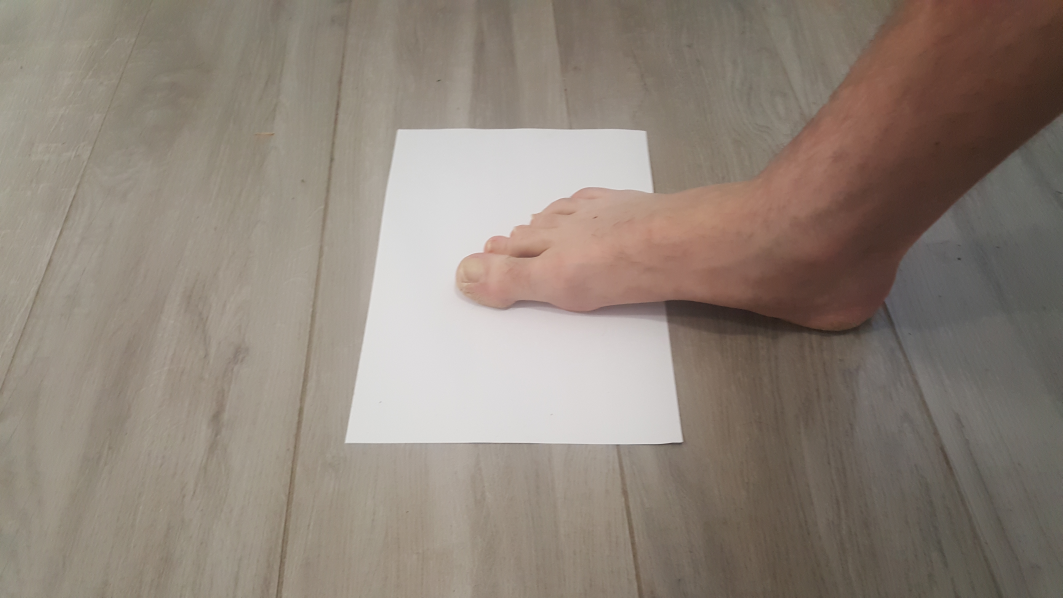
#> input picture resources/images/20200526_121130.jpg, 5312 x 2988 px (shown at 1/5 size); its folder holds only this picture in this run
$ python -i main.py   (imports and definitions only)
#> lines starting #> are read from the running program, lines starting #| are printed output that depends on the picture
#> further down, picture is the input picture: shape (2988, 5312, 3); mean B, G, R 121, 131.3, 142.8
import glob
import os

import cv2 as cv
import numpy as np


class Contour:
    # [8 lines left out: function __init__, not called in this run]

    def better_than(self, other):
        return self.area > 0 and self.area > other.area


# [6 lines left out: function to_cv_value, not called in this run]


def change_brightness(image, value=30):
#> called with value = 30
    hsv = cv.cvtColor(image, cv.COLOR_BGR2HSV)
#> hsv: shape (2988, 5312, 3); mean H, S, V 22.1, 42.9, 142.8
    h, s, v = cv.split(hsv)
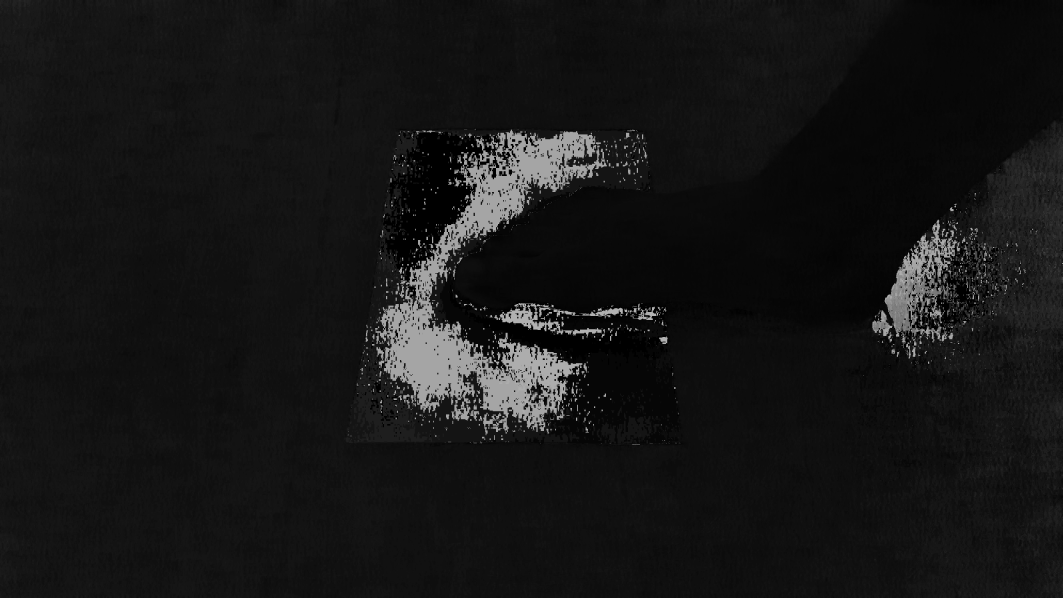
#> h: shape (2988, 5312) (shown at 1/5 size); min 0, max 179, mean 22.1
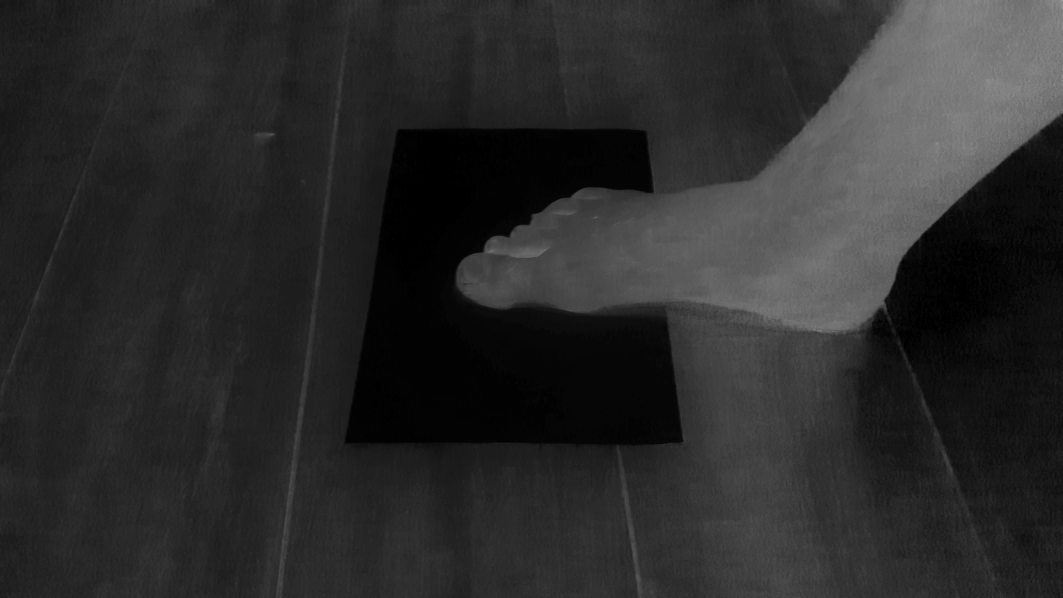
#> s: shape (2988, 5312) (shown at 1/5 size); min 0, max 193, mean 42.9
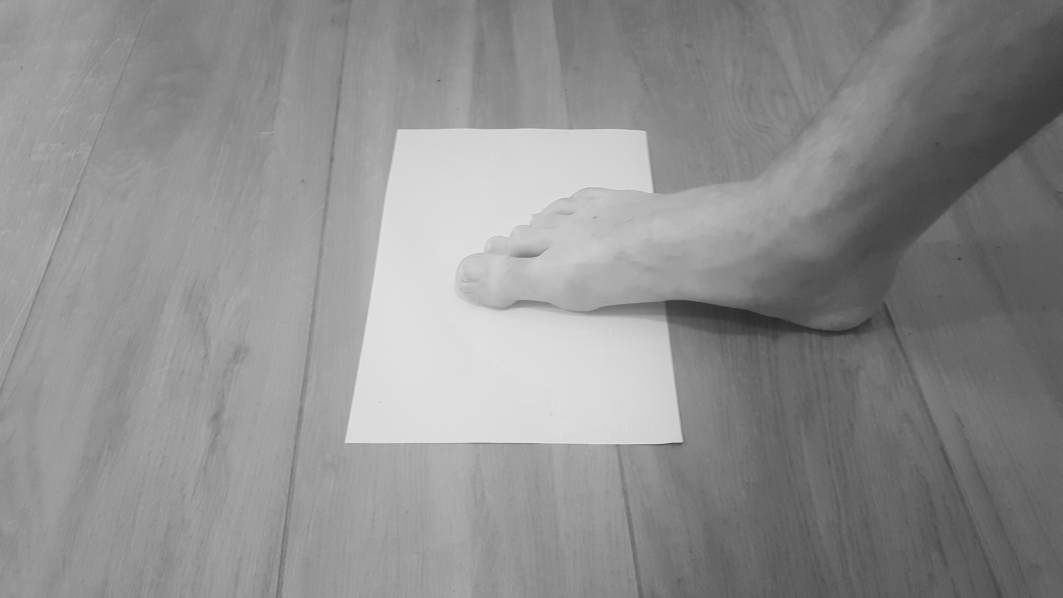
#> v: shape (2988, 5312) (shown at 1/5 size); min 15, max 243, mean 142.8
    v = cv.add(v, value)
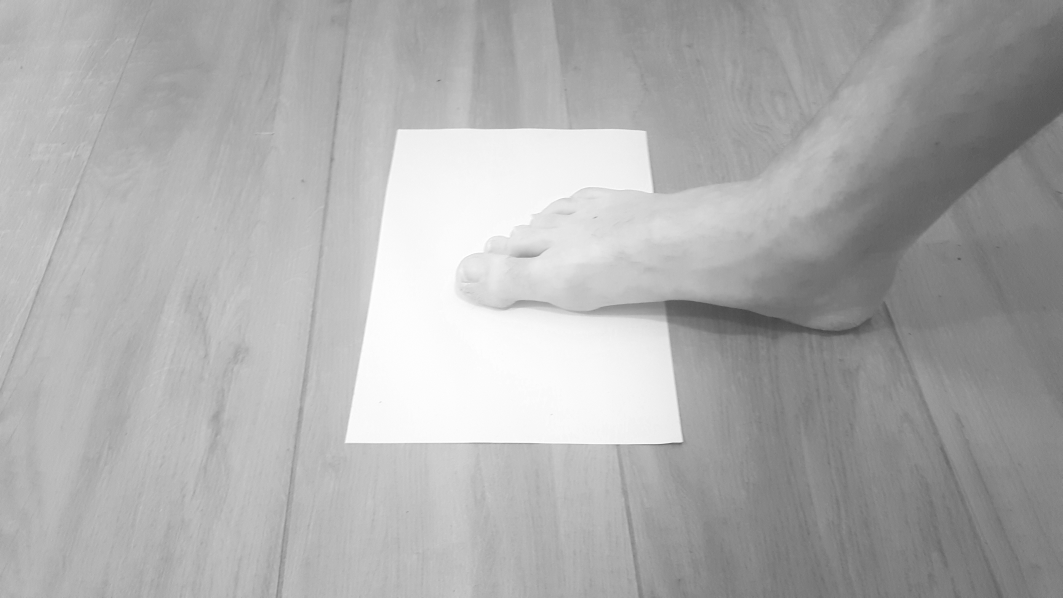
#> v: shape (2988, 5312) (shown at 1/5 size); min 45, max 255, mean 172.8
    v[v > 255] = 255
    v[v < 0] = 0
    final_hsv = cv.merge((h, s, v))
#> final_hsv: shape (2988, 5312, 3); mean H, S, V 22.1, 42.9, 172.8
    return cv.cvtColor(final_hsv, cv.COLOR_HSV2BGR)
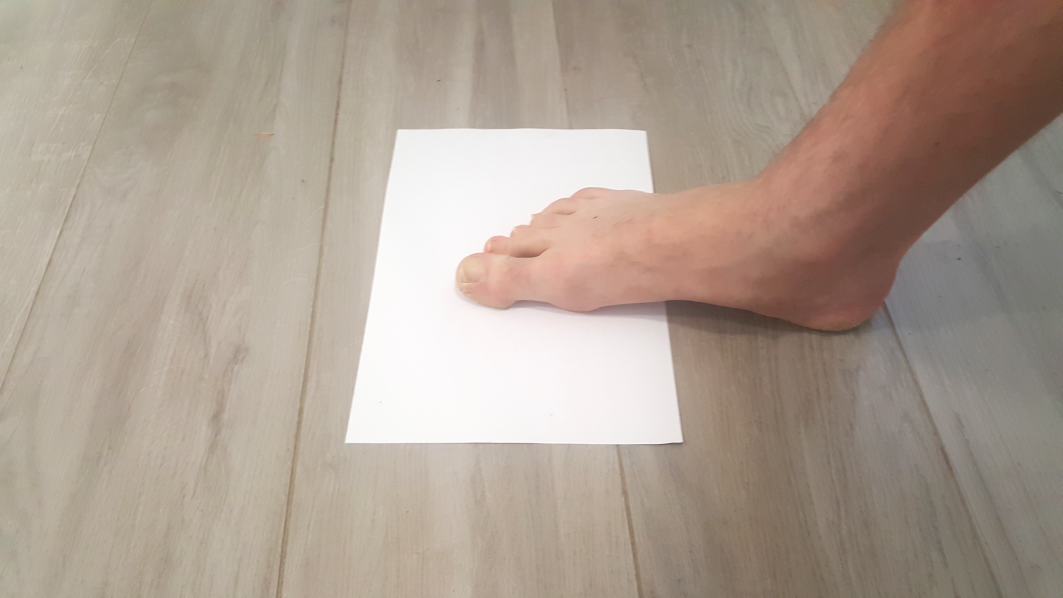
#> returned value: shape (2988, 5312, 3) (shown at 1/5 size); mean B, G, R 145.5, 158.1, 172.8


# [12 lines left out: functions show_image, load_image, not called in this run]


class EdgeDetector:

    # [46 lines left out: functions __init__, display_settings, not called in this run]
        # cv.createTrackbar("erode k size", self.settings_win, self.erode_kernel_size, 255, self.update_erode_k_size)

    def update_brightness(self, b):
        self.brightness = b

    def update_threshold(self, threshold):
        self.threshold = threshold

    def update_blur_k_size(self, k_size):
        if k_size % 2 == 1:
            self.blur_kernel_size = k_size

    def update_erode_k_size(self, k_size):
        self.erode_kernel_size = k_size

    def update_canny_lower(self, canny):
        self.canny_lower = canny

    def update_canny_upper(self, canny):
        self.canny_upper = canny

    def update_b(self, b):
        self.b = b

    def update_g(self, g):
        self.g = g

    def update_r(self, r):
        self.r = r

    def update_h_l(self, h):
        self.h = h

    def update_s_l(self, s):
        self.s = s

    def update_v_l(self, v):
        self.v = v

    def update_h_u(self, h):
        self.h_u = h

    def update_s_u(self, s):
        self.s_u = s

    def update_v_u(self, v):
        self.v_u = v

    # [97 lines left out: functions run, mask_out_paper, hsv_mask, original_mask, bitwise_mask, contours and 2 more, not called in this run]


# [4 lines not run here, left out]

>>> import cv2
>>> picture = cv2.imread('resources/images/20200526_121130.jpg')
>>> result = change_brightness(picture)

$ run again, on resources/images/20200526_121157.jpg
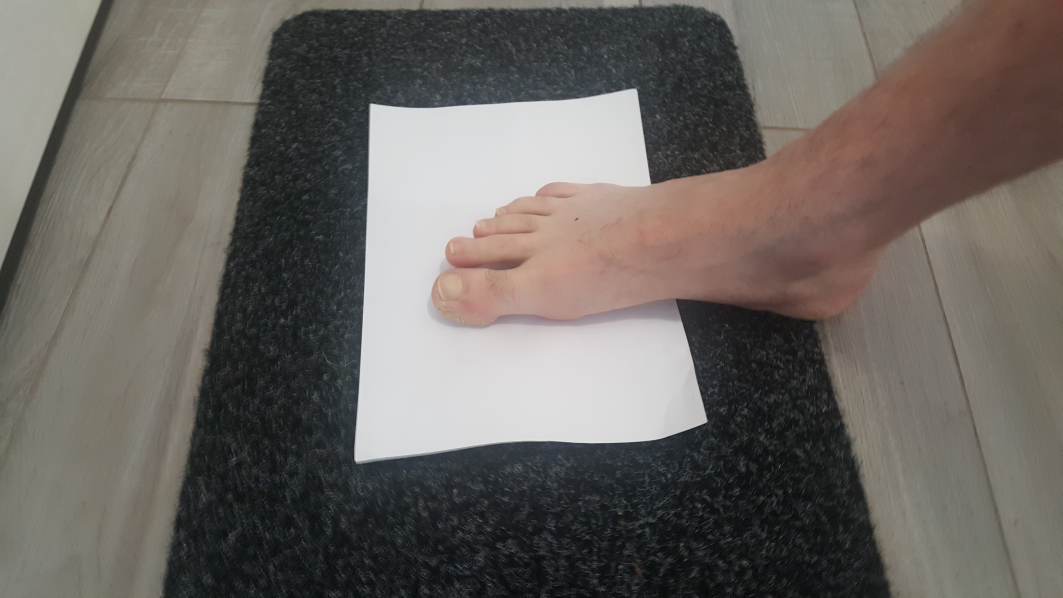
#> input picture resources/images/20200526_121157.jpg, 5312 x 2988 px (shown at 1/5 size)
#> picture is the input picture: shape (2988, 5312, 3); mean B, G, R 97.4, 102.2, 107.5
#> hsv: shape (2988, 5312, 3); mean H, S, V 53.1, 35.3, 109.5
#> in change_brightness, `h, s, v = cv.split(hsv)`:
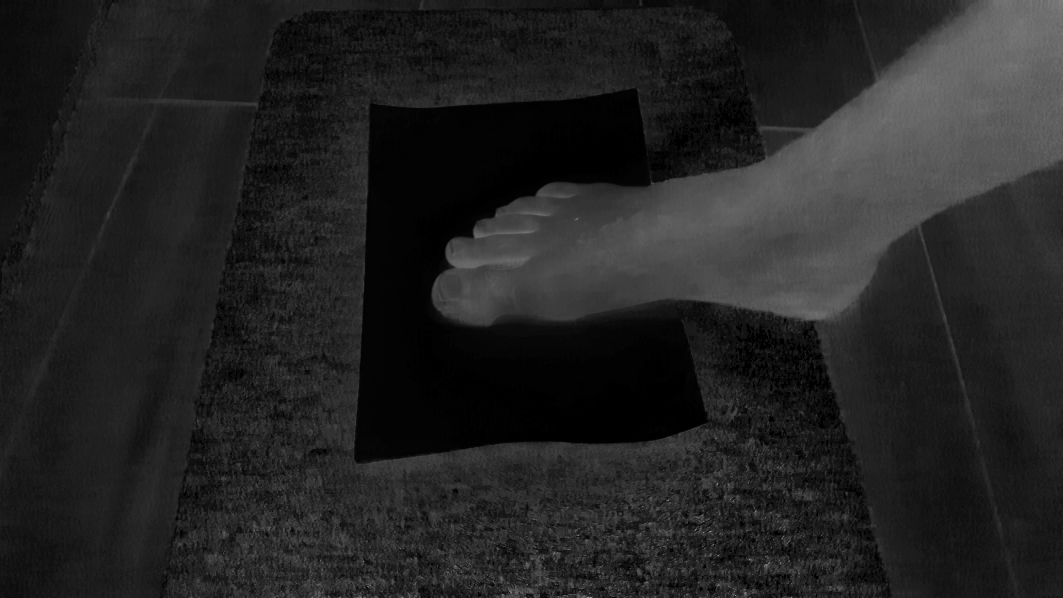
#> s: shape (2988, 5312) (shown at 1/5 size); min 0, max 255, mean 35.3
#> final_hsv: shape (2988, 5312, 3); mean H, S, V 53.1, 35.3, 139.5
#> in change_brightness, `return cv.cvtColor(final_hsv, cv.COLOR_HSV2BGR)`:
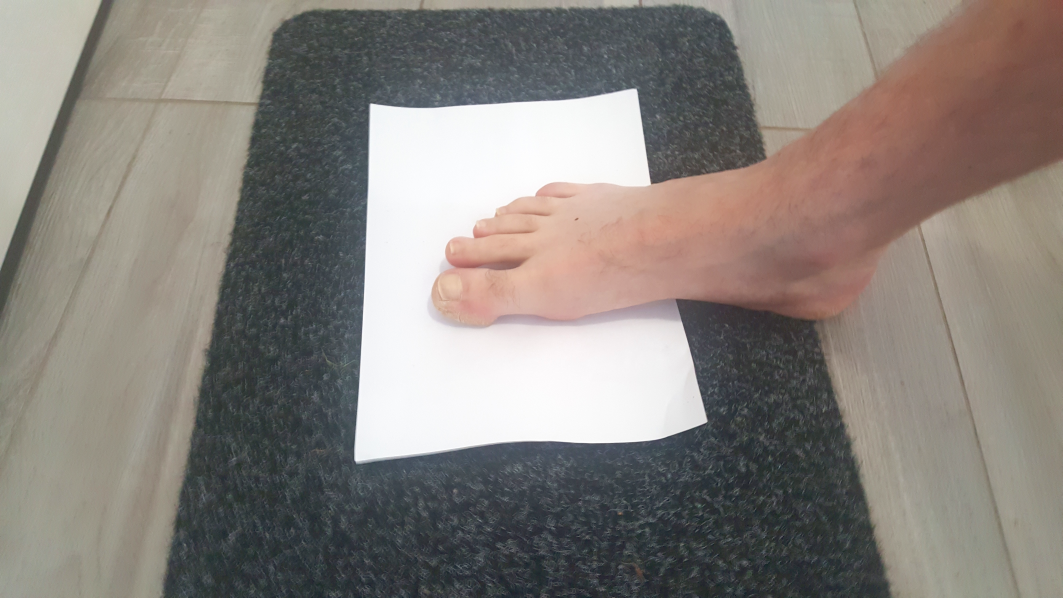
#> returned value: shape (2988, 5312, 3) (shown at 1/5 size); mean B, G, R 124.2, 129.9, 136

$ run again, on resources/images/20200526_121222.jpg
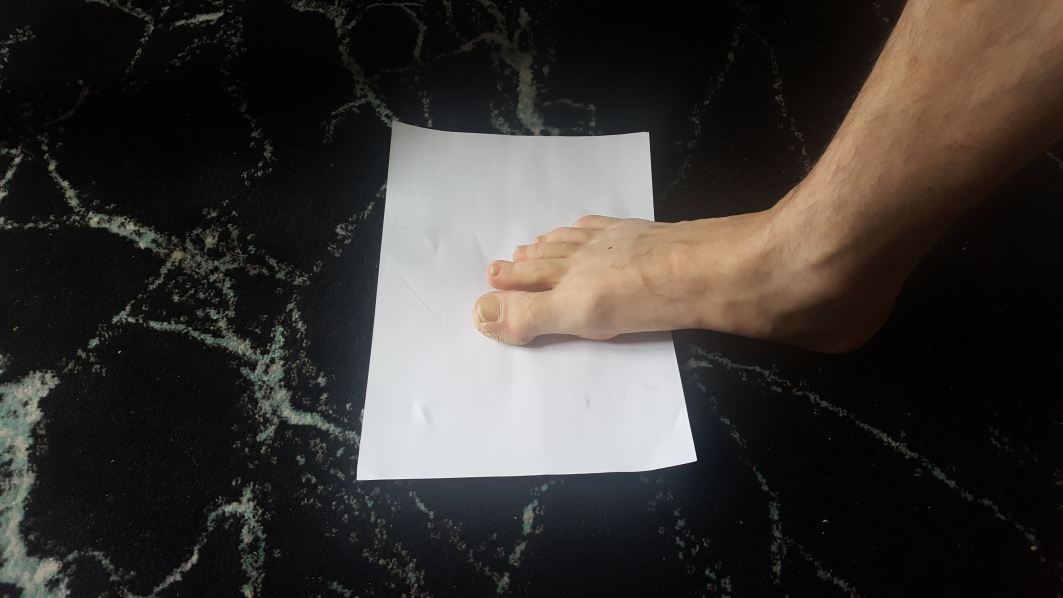
#> input picture resources/images/20200526_121222.jpg, 5312 x 2988 px (shown at 1/5 size)
#> picture is the input picture: shape (2988, 5312, 3); mean B, G, R 51.6, 55.1, 59
#> hsv: shape (2988, 5312, 3); mean H, S, V 52.3, 55.5, 60.9
#> in change_brightness, `h, s, v = cv.split(hsv)`:
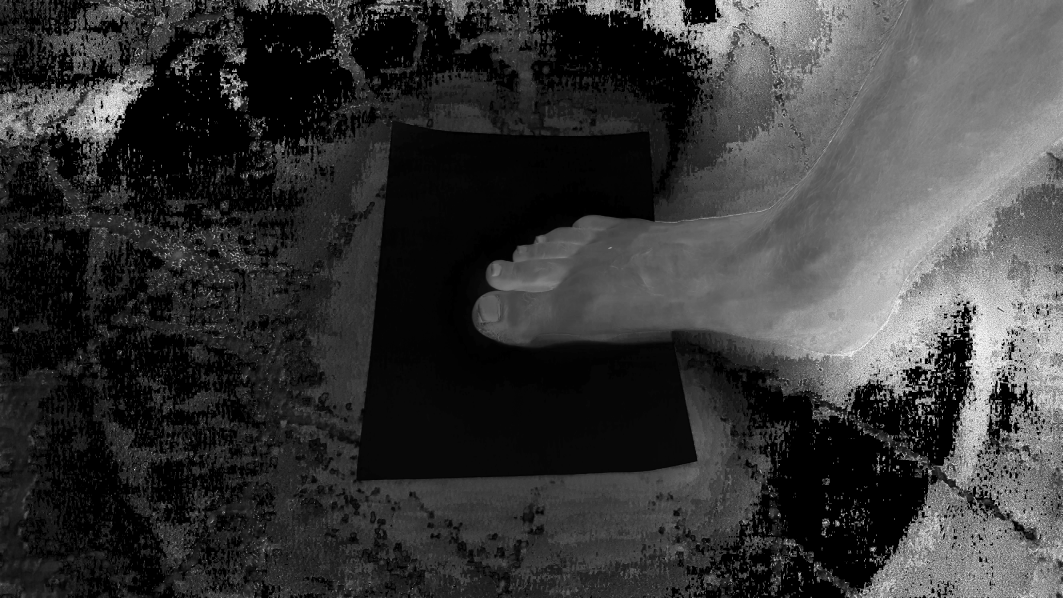
#> s: shape (2988, 5312) (shown at 1/5 size); min 0, max 255, mean 55.5
#> final_hsv: shape (2988, 5312, 3); mean H, S, V 52.3, 55.5, 90.8
#> in change_brightness, `return cv.cvtColor(final_hsv, cv.COLOR_HSV2BGR)`:
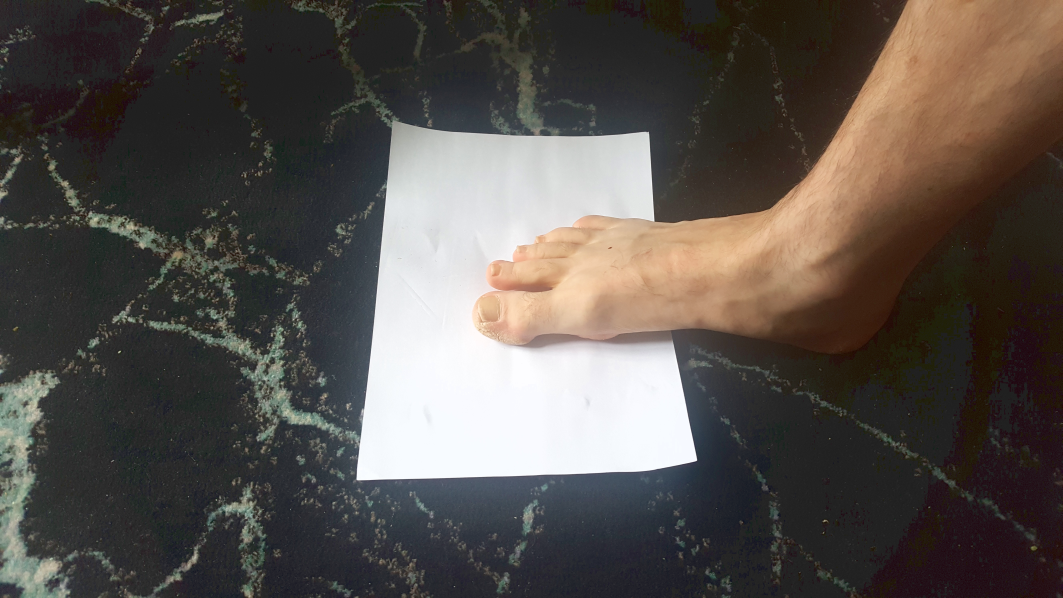
#> returned value: shape (2988, 5312, 3) (shown at 1/5 size); mean B, G, R 76.2, 81.1, 87.4
